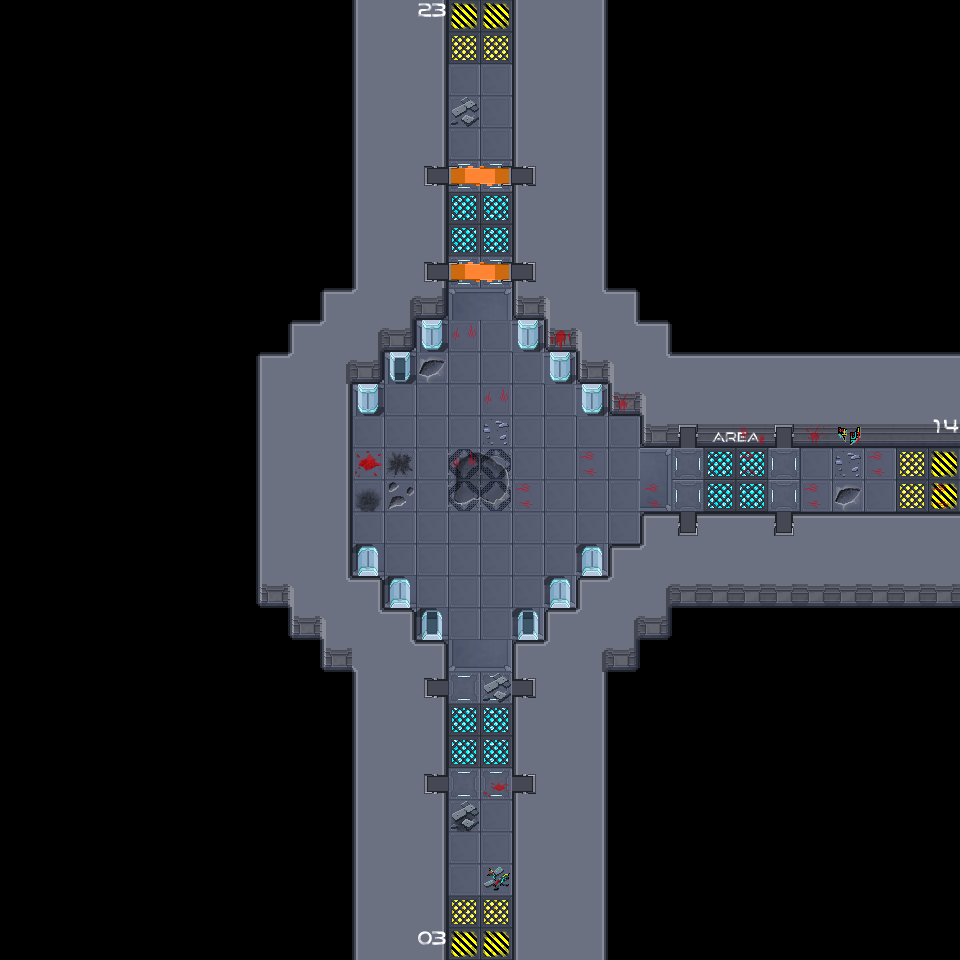

This is a level from a 2D game, rendered from its Tiled map with the project's own tilesets. A one-line summary and the map file follow, with tile-layer data summarised:
An orthogonal 30x30 tile map with 32x32 px tiles, 4 tile layers (Sol, Collisions, items-no-collisions-1, items-no-collisions-2), 1 hidden layer not drawn, 3 tilesets.

<map version="1.9" tiledversion="1.9.2" orientation="orthogonal" renderorder="right-down" width="30" height="30" tilewidth="32" tileheight="32" infinite="0" nextlayerid="14" nextobjectid="1">
 <tileset firstgid="1" source="Map.tsx" />
 <tileset firstgid="161" source="items_01.tsx" />
 <tileset firstgid="369" source="items_02.tsx" />
 <layer id="8" name="Milieu" width="30" height="30" visible="0" locked="1">
  <data>[900 cells, 116 non-empty, 2 distinct tile ids]</data>
 </layer>
 <layer id="9" name="Sol" width="30" height="30">
  <data>[900 cells, 364 non-empty, 12 distinct tile ids]</data>
 </layer>
 <layer id="10" name="Collisions" width="30" height="30">
  <data>[900 cells, 248 non-empty, 17 distinct tile ids]</data>
 </layer>
 <layer id="11" name="items-no-collisions-1" width="30" height="30">
  <data>[900 cells, 47 non-empty, 23 distinct tile ids]</data>
 </layer>
 <layer id="12" name="items-no-collisions-2" width="30" height="30">
  <data>[900 cells, 6 non-empty, 5 distinct tile ids]</data>
 </layer>
</map>
